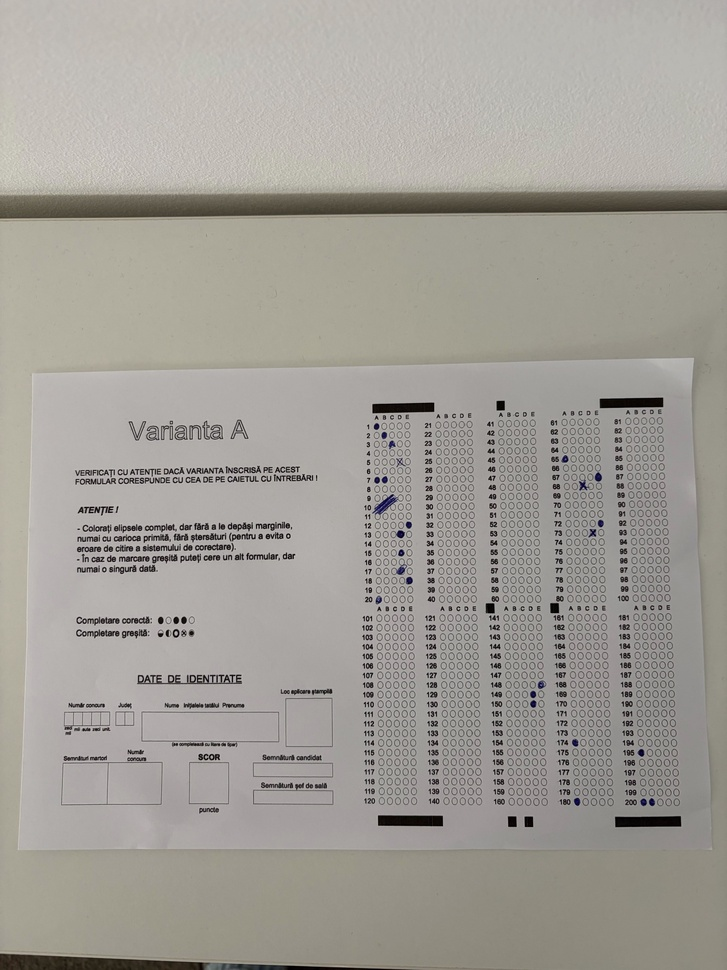
#> input picture incercare/pozele-mele/IMG_0542.jpg, 727 x 970 px, shrunk from 4284 x 5712 before the run
$ python -i bubbles_matrix.py   (imports and definitions only)
#> lines starting #> are read from the running program, lines starting #| are printed output that depends on the picture; after the words box and inside, x2 and y2 are one past the last pixel; in counts of white or black regions, pixels touching at a corner belong together
import cv2
import numpy as np

from helpers import save  # pyright: ignore


# [48 lines left out: functions find_bubbles, to_gray, not called in this run]


def build_grid_mask(gray):
    """
    Scoate in evidenta contururile elipselor.
    """
    blur = cv2.GaussianBlur(gray, (5, 5), 0)
    clahe = cv2.createCLAHE(clipLimit=2.0, tileGridSize=(8, 8))
    norm = clahe.apply(blur)
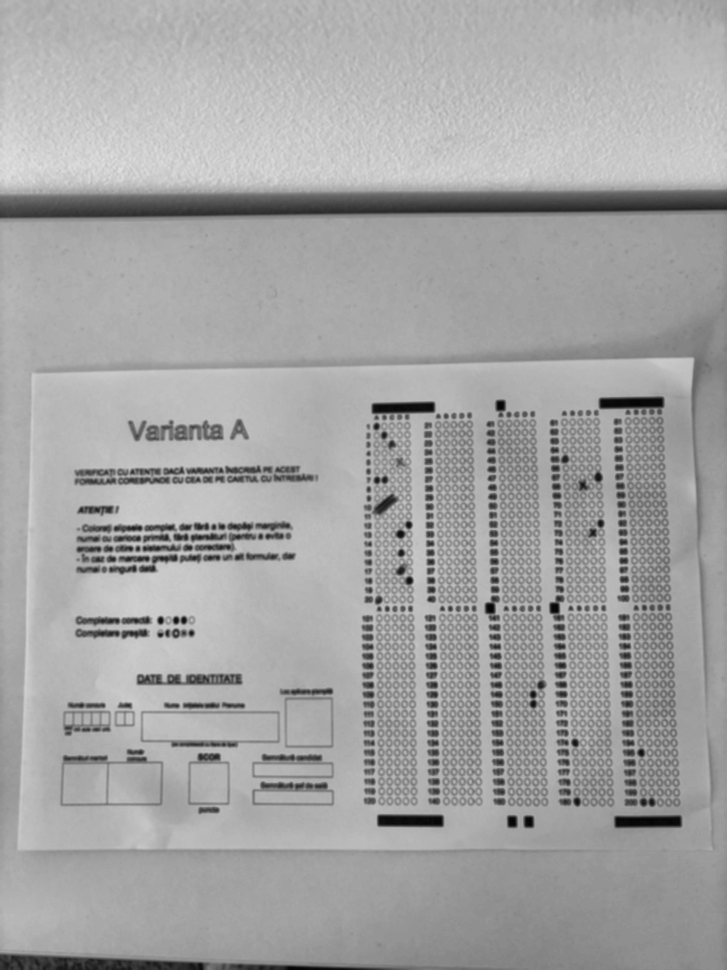
#> norm: shape (970, 727); min 3, max 224, mean 163.4

    mask = cv2.adaptiveThreshold(
        norm,
        255,
        cv2.ADAPTIVE_THRESH_GAUSSIAN_C,
        cv2.THRESH_BINARY_INV,
        25,
        8,
    )
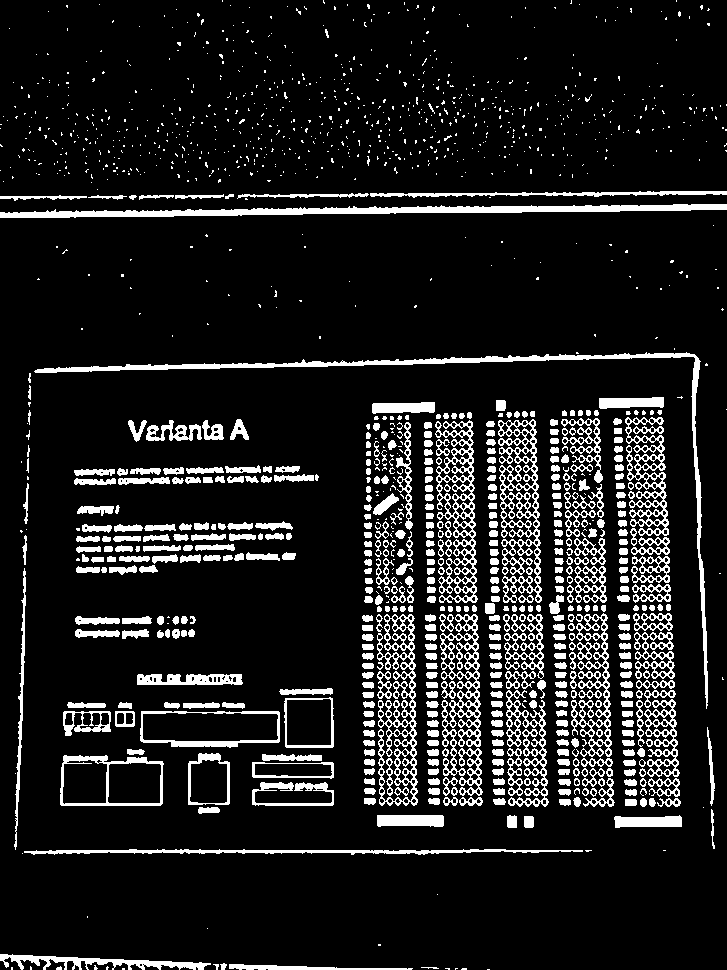
#> mask: shape (970, 727); 11.9% white; 1409 white regions (893 under 20 px), largest, box (x1, y1, x2, y2) and area: (0, 204, 727, 218) 4558, (34, 352, 708, 709) 4428, (498, 419, 542, 603) 3055

    kernel = cv2.getStructuringElement(cv2.MORPH_ELLIPSE, (3, 3))
    mask = cv2.morphologyEx(mask, cv2.MORPH_OPEN, kernel, iterations=1)
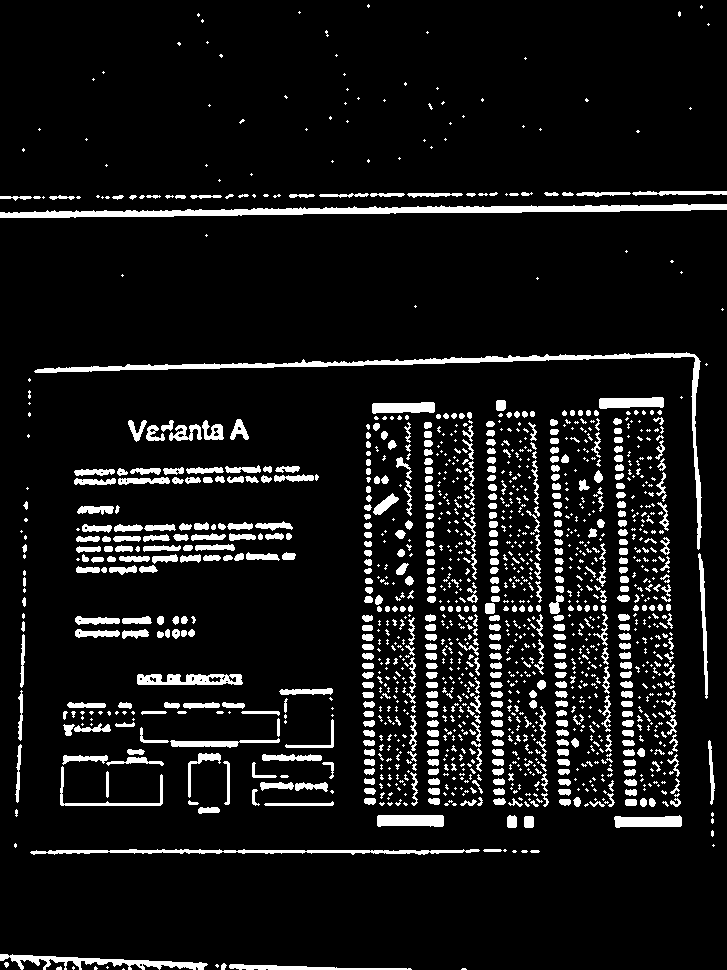
#> mask: shape (970, 727); 8.8% white; 1468 white regions (911 under 20 px), largest, box (x1, y1, x2, y2) and area: (0, 204, 727, 218) 4554, (34, 352, 702, 550) 3868, (30, 849, 480, 855) 1449
    mask = cv2.morphologyEx(mask, cv2.MORPH_CLOSE, kernel, iterations=1)
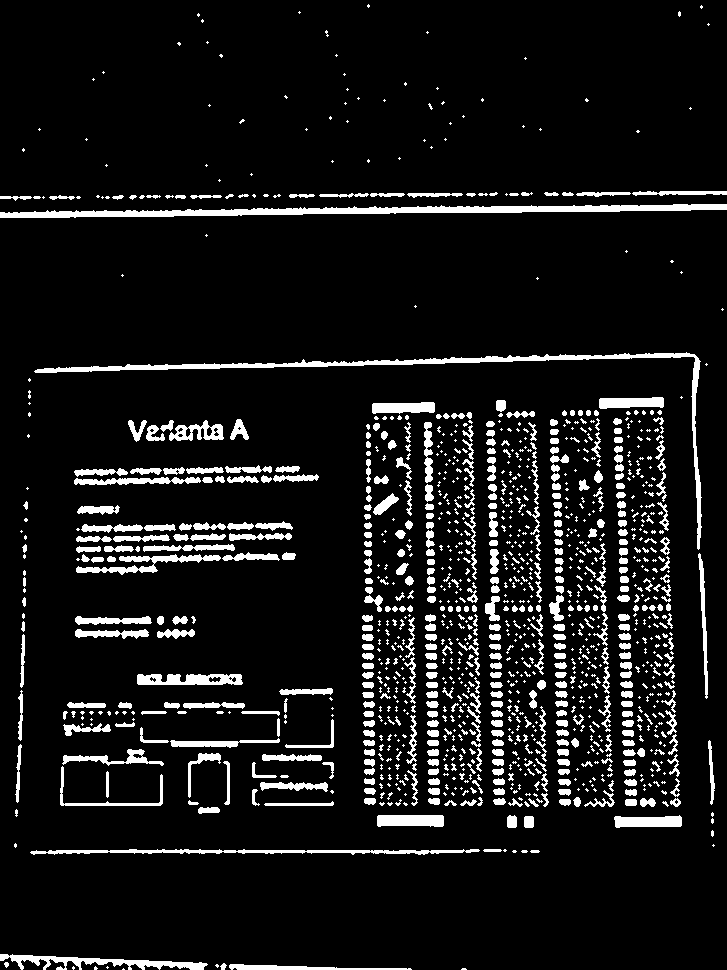
#> mask: shape (970, 727); 8.9% white; 1298 white regions (790 under 20 px), largest, box (x1, y1, x2, y2) and area: (0, 204, 727, 218) 4554, (34, 352, 702, 550) 3869, (30, 849, 480, 855) 1449
    return mask


# [203 lines left out: functions detect_grid_columns, detect_grid_rows, smooth_projection, find_local_maxima, select_regular_peaks, regularize_centers and 6 more, not called in this run]

>>> import cv2
>>> picture = cv2.imread('pozele-mele/IMG_0542.jpg', cv2.IMREAD_GRAYSCALE)
>>> result = build_grid_mask(picture)

$ run again, on incercare/pozele-mele/IMG_0543.jpg
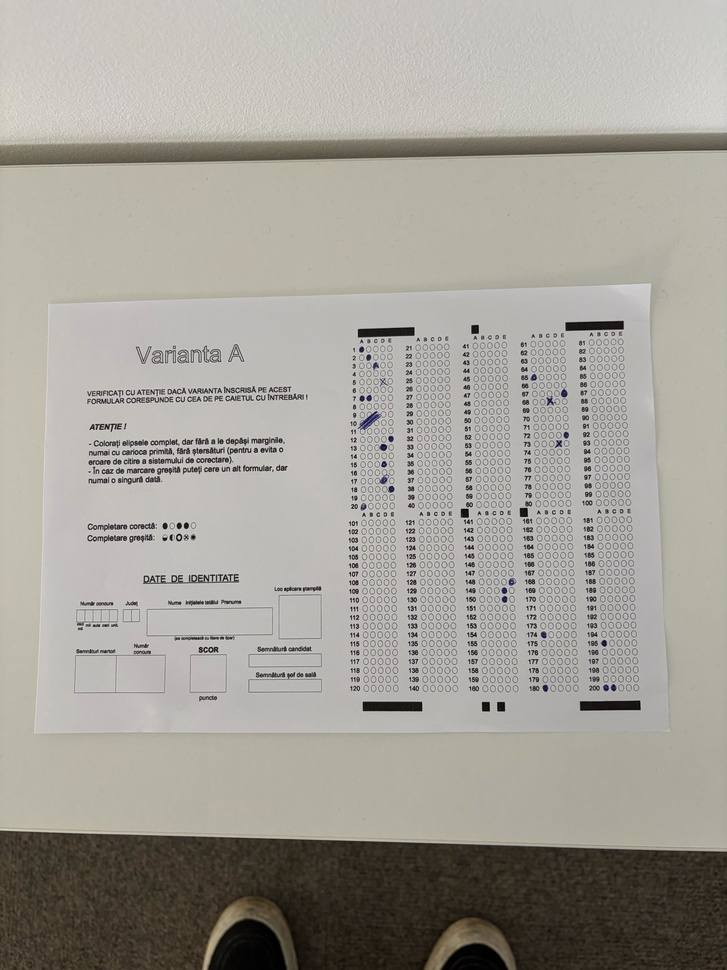
#> input picture incercare/pozele-mele/IMG_0543.jpg, 727 x 970 px, shrunk from 4284 x 5712 before the run
#> in build_grid_mask, `mask = cv2.adaptiveThreshold( norm, 255, cv2.ADAPTIVE_THRESH_GAUSSIAN_..`:
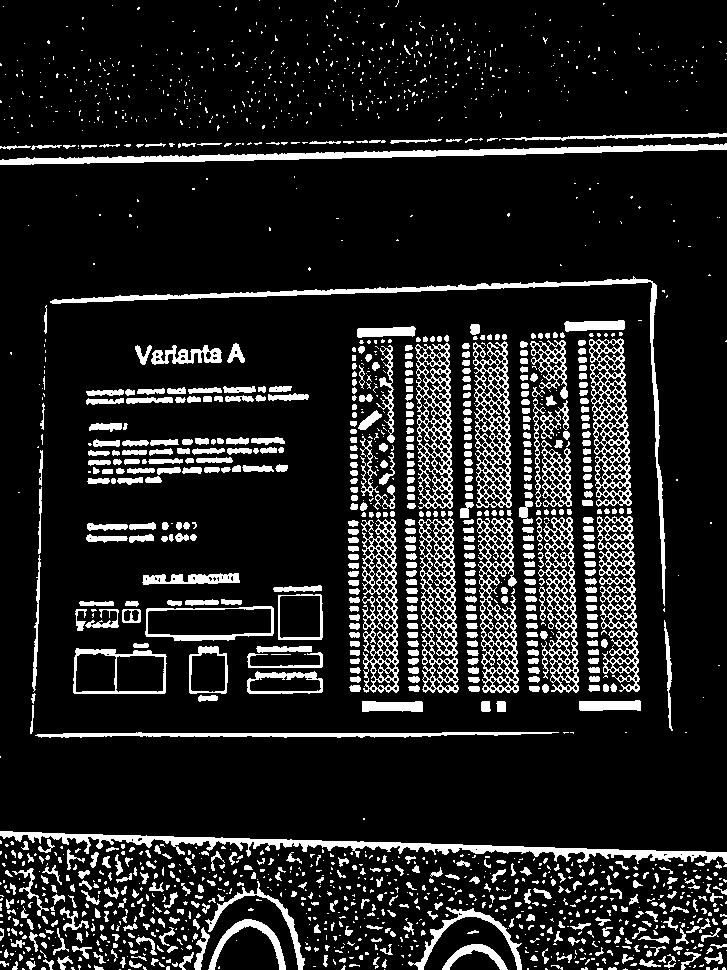
#> mask: shape (970, 727); 13.1% white; 1848 white regions (1177 under 20 px), largest, box (x1, y1, x2, y2) and area: (0, 831, 727, 864) 5238, (0, 143, 727, 165) 4490, (50, 276, 666, 606) 4018
#> in build_grid_mask, `mask = cv2.morphologyEx(mask, cv2.MORPH_CLOSE, kernel, iterations=1)`:
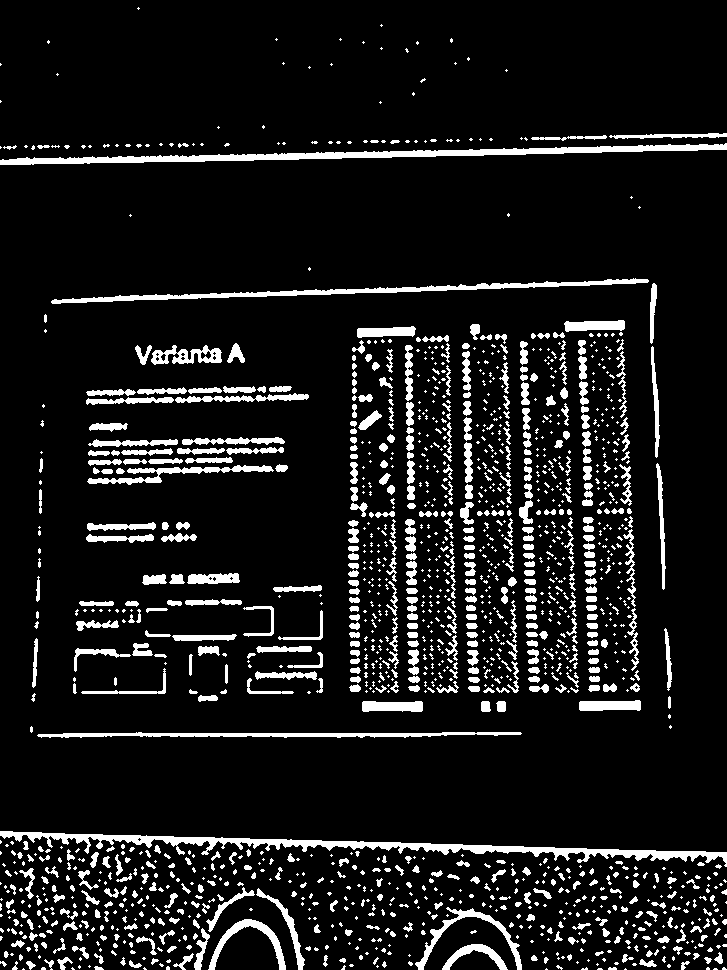
#> mask: shape (970, 727); 10% white; 1619 white regions (1033 under 20 px), largest, box (x1, y1, x2, y2) and area: (0, 831, 727, 867) 5236, (0, 143, 727, 165) 4490, (51, 278, 649, 304) 2763

$ run again, on incercare/pozele-mele/IMG_0544.jpg
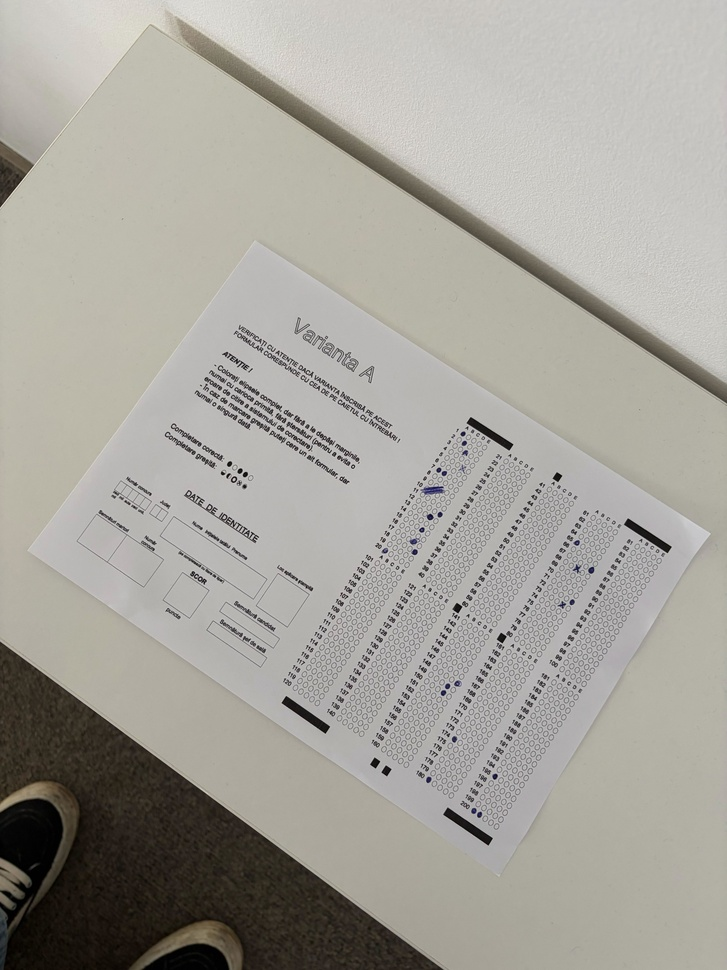
#> input picture incercare/pozele-mele/IMG_0544.jpg, 727 x 970 px, shrunk from 4284 x 5712 before the run
#> in build_grid_mask, `mask = cv2.adaptiveThreshold( norm, 255, cv2.ADAPTIVE_THRESH_GAUSSIAN_..`:
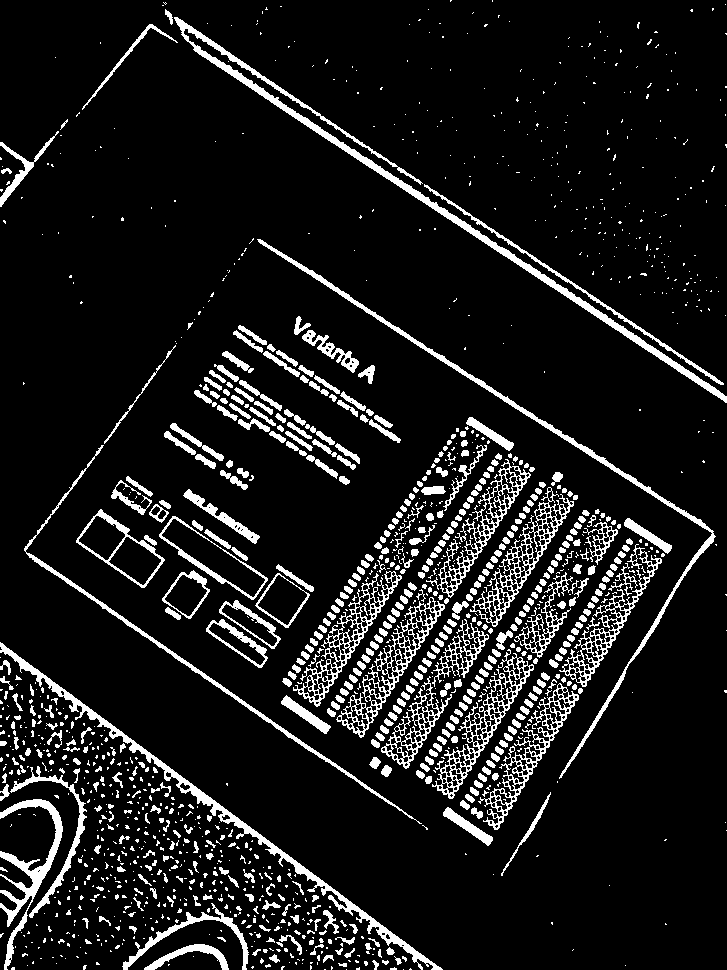
#> mask: shape (970, 727); 10.5% white; 1438 white regions (948 under 20 px), largest, box (x1, y1, x2, y2) and area: (174, 17, 727, 403) 5360, (0, 642, 443, 970) 4073, (257, 239, 716, 779) 3577
#> in build_grid_mask, `mask = cv2.morphologyEx(mask, cv2.MORPH_CLOSE, kernel, iterations=1)`:
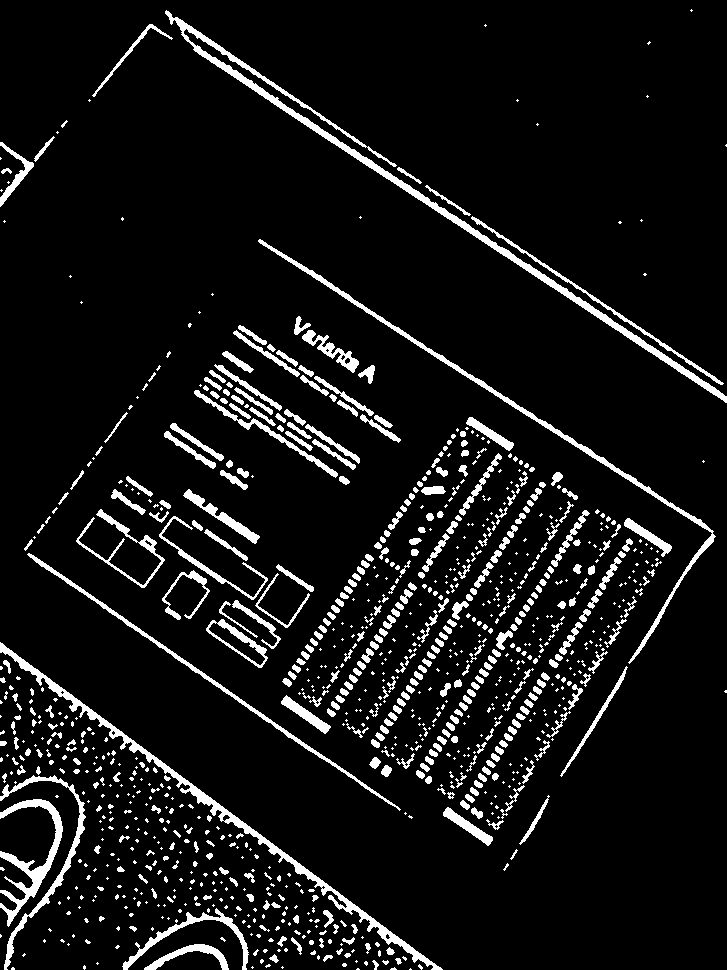
#> mask: shape (970, 727); 8.2% white; 1041 white regions (616 under 20 px), largest, box (x1, y1, x2, y2) and area: (165, 10, 727, 403) 5300, (0, 642, 443, 970) 3971, (258, 239, 716, 664) 3087

$ run again, on incercare/pozele-mele/IMG_0545.jpg
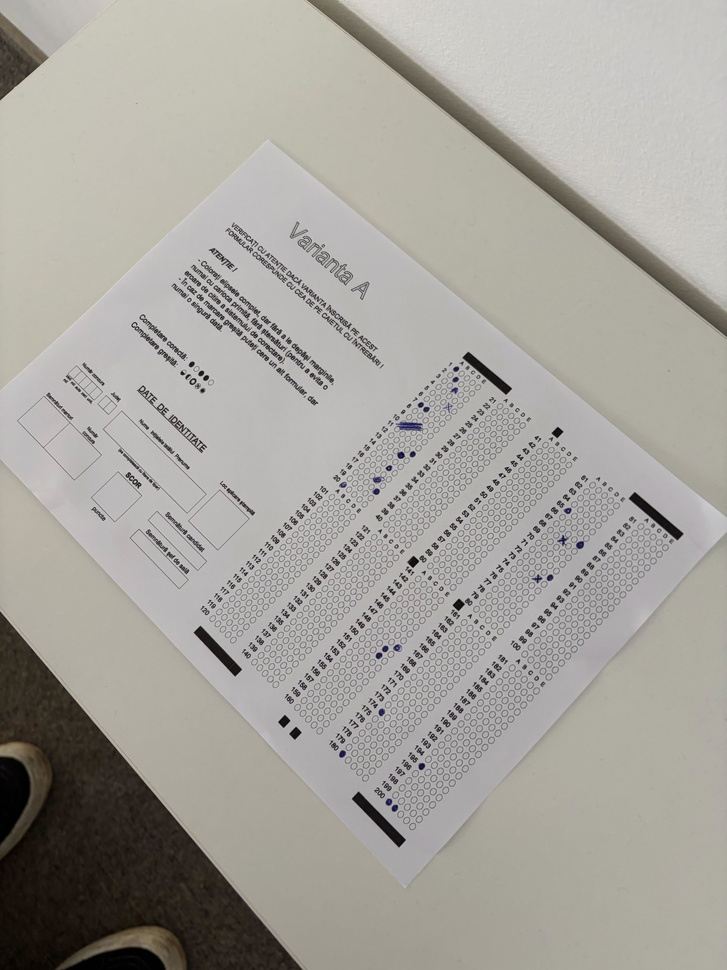
#> input picture incercare/pozele-mele/IMG_0545.jpg, 727 x 970 px, shrunk from 4284 x 5712 before the run
#> in build_grid_mask, `mask = cv2.adaptiveThreshold( norm, 255, cv2.ADAPTIVE_THRESH_GAUSSIAN_..`:
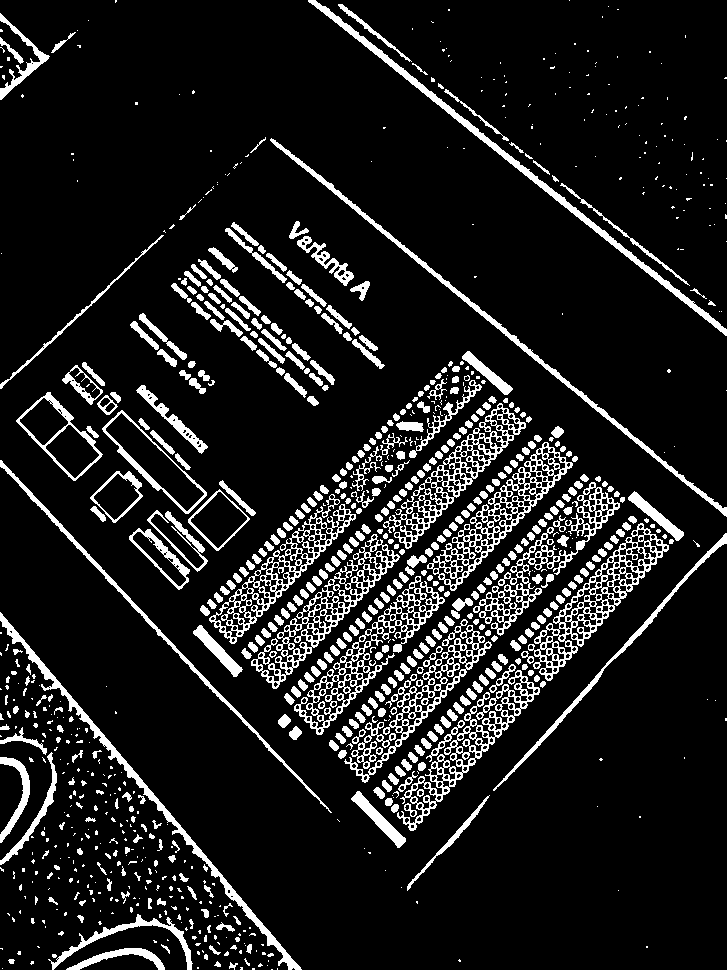
#> mask: shape (970, 727); 11.7% white; 920 white regions (440 under 20 px), largest, box (x1, y1, x2, y2) and area: (308, 0, 727, 336) 3291, (528, 523, 669, 681) 3243, (0, 612, 302, 970) 3092
#> in build_grid_mask, `mask = cv2.morphologyEx(mask, cv2.MORPH_CLOSE, kernel, iterations=1)`:
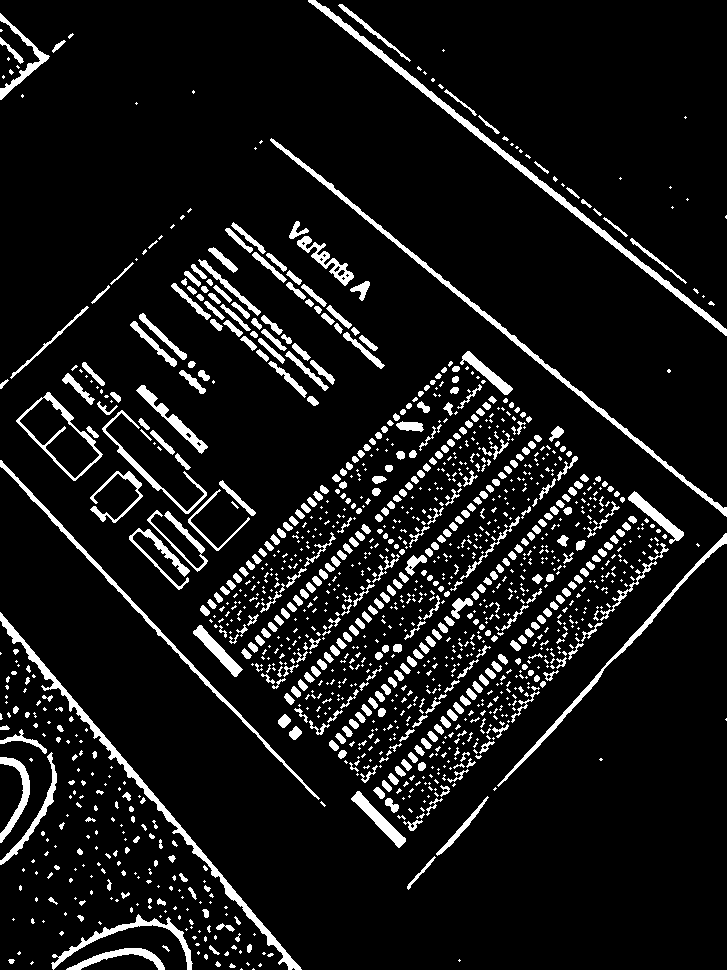
#> mask: shape (970, 727); 8.9% white; 1406 white regions (890 under 20 px), largest, box (x1, y1, x2, y2) and area: (308, 0, 727, 336) 3282, (0, 612, 302, 970) 3089, (270, 138, 727, 517) 2796
